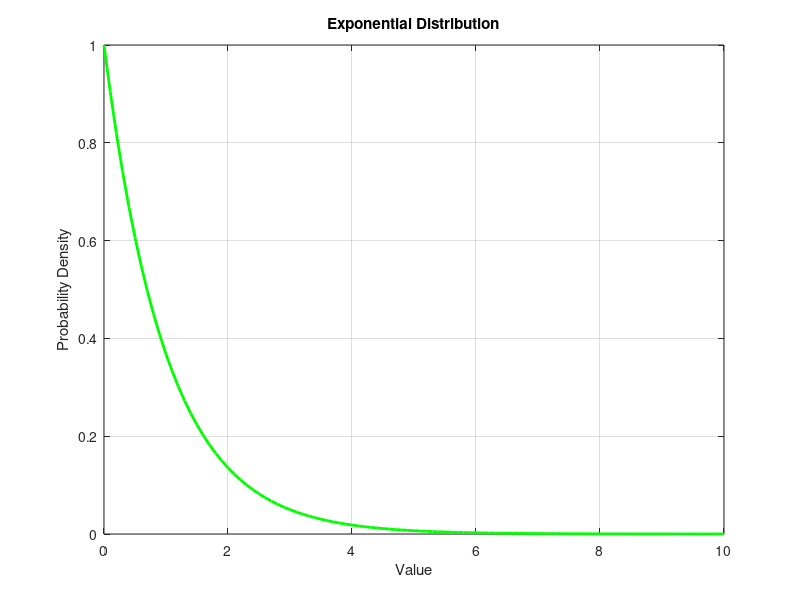

MATLAB code for this plot:
%Exponential Distribution
%parameter

lambda = 1; % Rate parameter

%Generating Exponential Distribution
x = 0:0.1:10;
y = exppdf(x,1/lambda);

%plot
figure;
plot(x,y,'green','LineWidth',2);
title('Exponential Distribution');
xlabel('Value');
ylabel('Probability Density');
grid on;